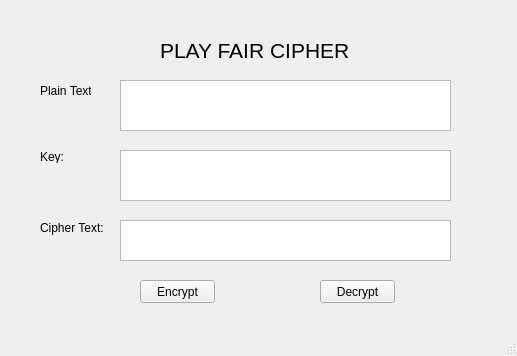
<?xml version="1.0" encoding="UTF-8"?>
<ui version="4.0">
 <class>MainWindow</class>
 <widget class="QMainWindow" name="MainWindow">
  <property name="geometry">
   <rect>
    <x>0</x>
    <y>0</y>
    <width>517</width>
    <height>356</height>
   </rect>
  </property>
  <property name="windowTitle">
   <string>MainWindow</string>
  </property>
  <widget class="QWidget" name="centralwidget">
   <widget class="QLabel" name="label_3">
    <property name="geometry">
     <rect>
      <x>40</x>
      <y>150</y>
      <width>47</width>
      <height>13</height>
     </rect>
    </property>
    <property name="text">
     <string>Key:</string>
    </property>
   </widget>
   <widget class="QPushButton" name="btn_encrypt">
    <property name="geometry">
     <rect>
      <x>140</x>
      <y>280</y>
      <width>75</width>
      <height>23</height>
     </rect>
    </property>
    <property name="text">
     <string>Encrypt</string>
    </property>
   </widget>
   <widget class="QPlainTextEdit" name="txt_cipher_text">
    <property name="geometry">
     <rect>
      <x>120</x>
      <y>220</y>
      <width>331</width>
      <height>41</height>
     </rect>
    </property>
   </widget>
   <widget class="QLabel" name="label">
    <property name="geometry">
     <rect>
      <x>160</x>
      <y>40</y>
      <width>221</width>
      <height>21</height>
     </rect>
    </property>
    <property name="font">
     <font>
      <pointsize>16</pointsize>
     </font>
    </property>
    <property name="text">
     <string>PLAY FAIR CIPHER</string>
    </property>
   </widget>
   <widget class="QPushButton" name="btn_decrypt">
    <property name="geometry">
     <rect>
      <x>320</x>
      <y>280</y>
      <width>75</width>
      <height>23</height>
     </rect>
    </property>
    <property name="text">
     <string>Decrypt</string>
    </property>
   </widget>
   <widget class="QPlainTextEdit" name="txt_key">
    <property name="geometry">
     <rect>
      <x>120</x>
      <y>150</y>
      <width>331</width>
      <height>51</height>
     </rect>
    </property>
   </widget>
   <widget class="QLabel" name="label_2">
    <property name="geometry">
     <rect>
      <x>40</x>
      <y>80</y>
      <width>51</width>
      <height>21</height>
     </rect>
    </property>
    <property name="text">
     <string>Plain Text:</string>
    </property>
   </widget>
   <widget class="QPlainTextEdit" name="txt_plain_text">
    <property name="geometry">
     <rect>
      <x>120</x>
      <y>80</y>
      <width>331</width>
      <height>51</height>
     </rect>
    </property>
   </widget>
   <widget class="QLabel" name="label_4">
    <property name="geometry">
     <rect>
      <x>40</x>
      <y>220</y>
      <width>71</width>
      <height>16</height>
     </rect>
    </property>
    <property name="text">
     <string>Cipher Text:</string>
    </property>
   </widget>
  </widget>
  <widget class="QMenuBar" name="menubar">
   <property name="geometry">
    <rect>
     <x>0</x>
     <y>0</y>
     <width>517</width>
     <height>21</height>
    </rect>
   </property>
  </widget>
  <widget class="QStatusBar" name="statusbar"/>
 </widget>
 <resources/>
 <connections/>
</ui>
